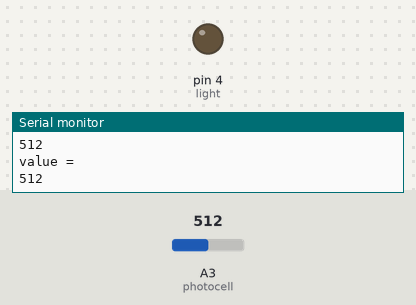
Bench run of a sketch on a simulated Arduino Uno, built with avr-gcc and run on an emulated ATmega328P. Parts: output pins drawn as LEDs (lit = HIGH), the last lines printed to the serial monitor. The inputs (shaded band) are chosen by the test bench; at power-on: A3 (photocell) = 512.

Above: at 1.2 s.
1.3 s: A3 (photocell) set to 991
2.8 s: A3 (photocell) set to 1013
At 3.6 s:
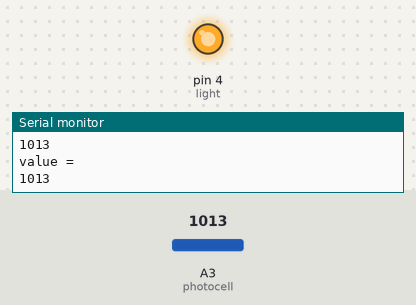
4.4 s: A3 (photocell) set to 990
At 5.0 s:
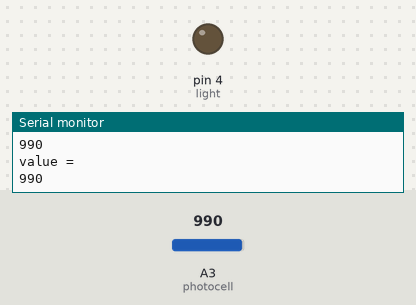
6.0 s: A3 (photocell) set to 1010
At 6.5 s:
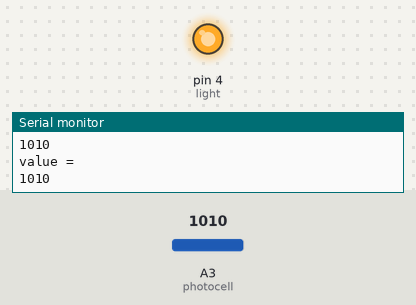
Timing chart, 0 to 8.6 s (numbered marks = the images above; inputs shaded):
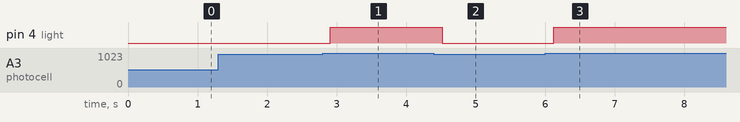

The sketch:

light_control.ino
```cpp
const int photocell = A3; //a0-a11, analog to digital
const int light = 4; //digital pin

void setup() {
  Serial.begin(9600);
  pinMode(4, OUTPUT);
  pinMode(photocell, INPUT);


}

void loop() {
  int value = analogRead(photocell);
  Serial.println("value = ");
  Serial.println(value);
  delay(100);

  if(value > 1000) //enter number given for value
  digitalWrite(light, HIGH);
  else
  digitalWrite(light, LOW);

  }
```

Measured:
- the behaviour switches between 1000 and 1001 on A3 (photocell) (found by bisection; images 0 and 1)
- after the input at 2.8 s, pin 4 (light): LOW → HIGH after 0.11 s
- after the input at 4.4 s, pin 4 (light): HIGH → LOW after 0.12 s
- after the input at 6.0 s, pin 4 (light): LOW → HIGH after 0.12 s
